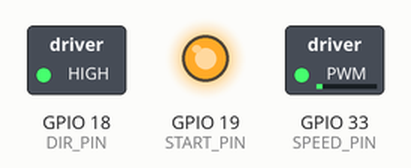
Simulated run of this sketch. Board: ESP32. On the bench: switched loads named in the sketch (green lamp = pin HIGH), output pins drawn as LEDs (lit = HIGH).

Above: at 0.05 s.
At 3.95 s:
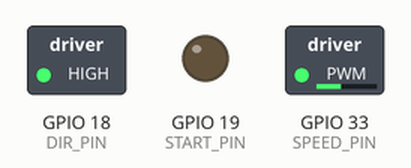
At 5.95 s:
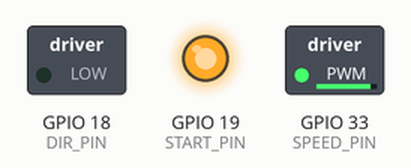
At 7.95 s:
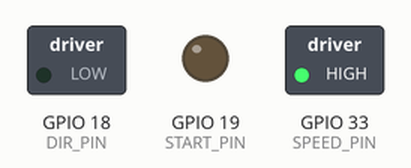
Timing chart, 0 to 10.4 s (numbered marks = the images above):
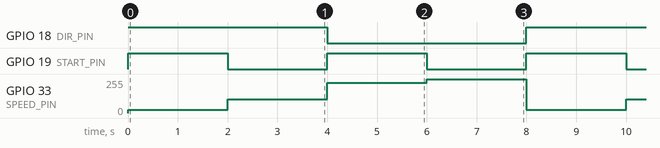

The sketch:

BuildingBlower_main.ino
```cpp
//#include <WiFi.h>
//#include <AsyncTCP.h>
//#include <ESPAsyncWebServer.h>
//#include <AsyncElegantOTA.h>
// #include <ArduinoJson.h>
// #include <Preferences.h>
#include "FC-102_driver.h"
/*
// #define home
#define work

//? WIFI
#ifdef work
const char *ssid = "dentartwork";
const char *password = "tutititkos444";
IPAddress staticIP(192, 168, 5, 52);
IPAddress gateway(192, 168, 5, 1);
IPAddress subnet(255, 255, 255, 0);
#endif

#ifdef home
const char *ssid = "Lorincz";
const char *password = "ccLorincz2020cc";
IPAddress staticIP(192, 168, 22, 52);
IPAddress gateway(192, 168, 22, 1);
IPAddress subnet(255, 255, 255, 0);
#endif
*/
//? PINS
#define START_PIN 19
#define DIR_PIN 18
#define SPEED_PIN 33

FC_102 blower(START_PIN, DIR_PIN, SPEED_PIN);

void setup()
{
    Serial.begin(115200);
    blower.begin();
}

void loop()
{
    blower.forward();
    blower.start();
    blower.setSpeed(10);
    delay(2000);

    blower.forward();
    blower.stop();
    blower.setSpeed(40);
    delay(2000);

    blower.backward();
    blower.start();
    blower.setSpeed(90);
    delay(2000);

    blower.backward();
    blower.stop();
    blower.setSpeed(100);
    delay(2000);
}
```

FC-102_driver.h
```cpp
#pragma once

class FC_102
{
private:
    int startPin;
    int directionPin;
    int pwmPin;

    int pwmChannel;
    int freq;
    int resolution;
    int maxDutyCycle;

public:
    bool motorState = false;
    bool motorDirection = false;
    FC_102(int startPin, int directionPin, int pwmPin, int pwmChannel = 0, int freq = 5000, int resolution = 8)
        : startPin(startPin), directionPin(directionPin), pwmPin(pwmPin), pwmChannel(pwmChannel), freq(freq), resolution(resolution)
    {
        maxDutyCycle = (1 << resolution) - 1; // Calculate max duty cycle based on resolution
    }

    // Initialization
    void begin()
    {
        pinMode(startPin, OUTPUT);
        pinMode(directionPin, OUTPUT);

        ledcSetup(pwmChannel, freq, resolution);
        ledcAttachPin(pwmPin, pwmChannel);
    }

    // Start or stop the motor
    void startMotor(bool start)
    {
        digitalWrite(startPin, start ? HIGH : LOW);
    }
    bool start()
    {
        if (!motorState)
        {
            motorState = true;
            digitalWrite(startPin, motorState);
            return true;
        }
        return false;
    }
    bool stop()
    {
        if (motorState)
        {
            motorState = false;
            digitalWrite(startPin, motorState);
            return true;
        }
        return false;
    }

    bool forward()
    {
        if (!motorDirection)
        {
            motorDirection = true;
            digitalWrite(directionPin, motorDirection);
            return true;
        }
        return false;
    }
    bool backward()
    {
        if (motorDirection)
        {
            motorDirection = false;
            digitalWrite(directionPin, motorDirection);
            return true;
        }
        return false;
    }

    void setSpeed(int percent)
    {
        // Clamp percent value between 0 and 100
        percent = max(0, min(percent, 100));

        // Map percent to a PWM duty cycle
        int dutyCycle = map(percent, 0, 100, 0, maxDutyCycle);

        // Set the PWM duty cycle on the specified channel
        ledcWrite(pwmChannel, dutyCycle);
    }
};
```

Measured:
- by itself, GPIO 18 (DIR_PIN): alternates HIGH for 4.0 s and LOW for 4.0 s
- by itself, GPIO 19 (START_PIN): alternates HIGH for 2.0 s and LOW for 2.0 s
- by itself, GPIO 33 (SPEED_PIN): repeats every 8.0 s: 102/255 2.0 s, 228/255 2.0 s, 255/255 2.0 s, 25/255 2.0 s
